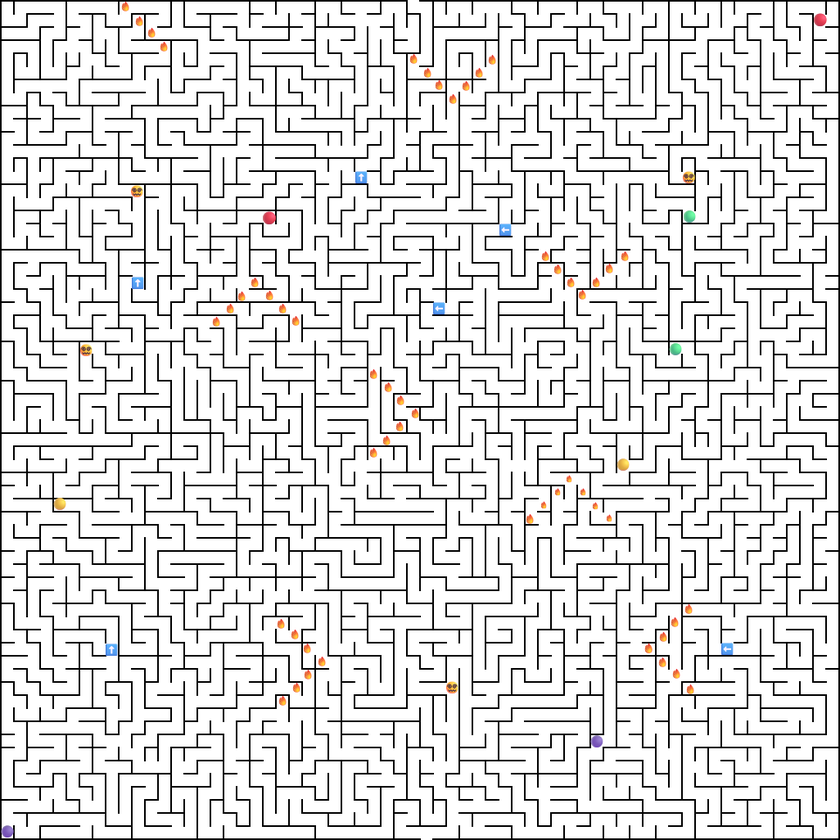
#> input picture Maze CheckIns/Final-Maze/Contexts/maze-gamma/MAZE_1.png, 840 x 840 px, shrunk from 1026 x 1026 before the run
$ python MAZE_NOTBAD.py
#> lines starting #> are read from the running program, lines starting #| are printed output that depends on the picture; after the words box and inside, x2 and y2 are one past the last pixel; in counts of white or black regions, pixels touching at a corner belong together
from PIL import Image, ImageDraw # Added ImageDraw for hazard overlay.
import numpy as np
from collections import deque
from pathlib import Path # for renaming the file
from scipy import ndimage # for connected component analysis
import time # for timing the hazard maze

# Image loaded here. change: Path("<file path>") to the maze image file.
# input_path = Path("./Contexts/maze-alpha/MAZE_1.png")
# input_path = Path("./Contexts/maze-beta/MAZE_1.png")
input_path = Path("./Contexts/maze-gamma/MAZE_1.png")
img = Image.open(input_path).convert("RGB")
pixels = np.array(img)

height, width, _ = pixels.shape #gets the image dimensions
print("Image size:", width, "x", height)
#| Image size: 840 x 840

# Constant values for hte grid so it can easily identify walls and free paths.
WALL = 1
FREE = 0

START_COLOR = (255, 200, 0) # Colors for the start and goal for the maze.
GOAL_COLOR  = (0, 255, 0)

# Creates a grid to represent the maze given.
grid = np.zeros((height, width), dtype=int)
start = None
goal = None

# Helps us determine the wall of the maze by checking the colors
# of the image from 0 to 255. A Threshold of 128 is used to determine
# what is a wall and what is a path to travel in. Like Curves/Levels in Photoshop
THRESHOLD = 128

# Scans the image for the goal and start positions.
for x in range(width):
    if pixels[0, x][0] > THRESHOLD:
        start =(x, 0)
    if pixels[height-1, x][0] > THRESHOLD:
        goal = (x, height-1)

for y in range(height):
    for x in range(width):
        # If the Red channel is > 128, consider it a FREE path.
        if pixels[y, x][0] > THRESHOLD:
            grid[y, x] = FREE
        else:
            grid[y, x] = WALL
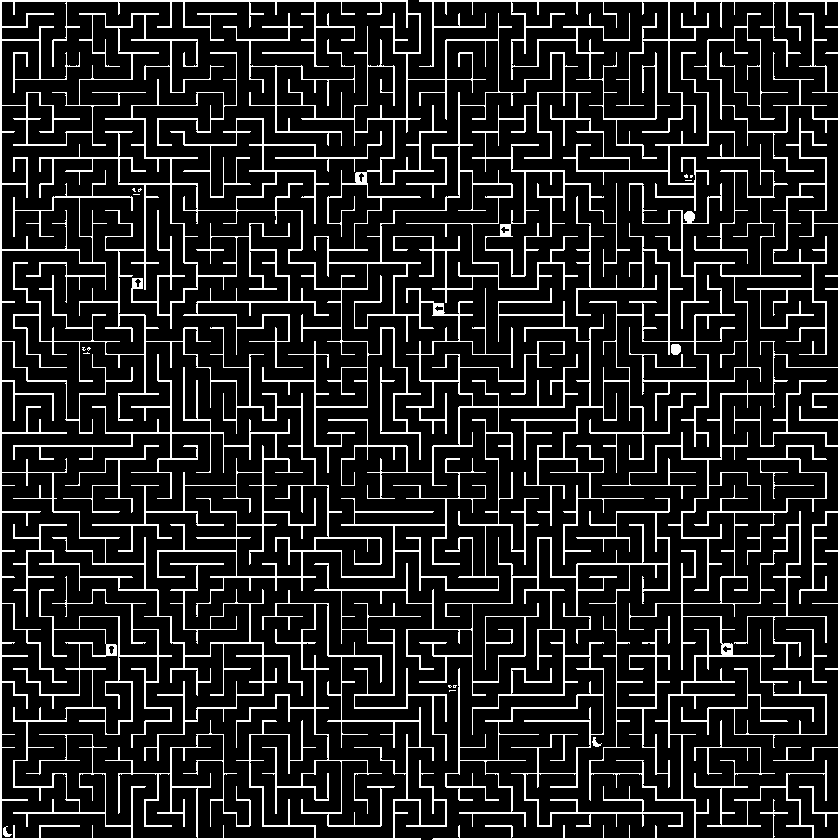
#> grid: shape (840, 840) int64; values 0 (black) and 1 (white), 13.5% white in thin lines or dots

print(pixels[y, x])
#| [0 0 0]
print("Start:", start)
#| Start: (418, 0)
print("Goal:", goal)
#| Goal: (431, 839)

if start is None or goal is None:
    raise ValueError("Start or Goal not found — check color values")

# BFS (Breadth First Search), used to search the whole grid for the
# fastest and best solution.
# This will also be the Movement Controller
def bfs(grid, start, goal):
#> called with start = (418, 0), goal = (431, 839)
    queue = deque([start])
    came_from = {start: None}
    directions = [(0,1), (1,0), (0,-1), (-1,0)]
    while queue:
        x, y = queue.popleft()

        if (x, y) == goal:
            # For extra speed according ft. Gemini. Removed the "break" before "for dx, dy in directions:"
            # Reconstructs the path from the goal back to the start using the came_from dictionary.
            path = []
            current = goal
            while current is not None:
                path.append(current)
                current = came_from[current]
            path.reverse()
            return path

        for dx, dy in directions:
            nx, ny = x + dx, y + dy
            if 0 <= nx < width and 0 <= ny < height:
                if grid[ny, nx] == FREE and (nx, ny) not in came_from:
                    queue.append((nx, ny))
                    came_from[(nx, ny)] = (x, y)

    return []  # Returns an empty path if no solution is found.
    # And after testing the output speed, it is faster woah.

    # Used Claude to help fix the while loop since it stopped working. Had to switch the if and for loops.

    # Recontructing the path after applying BFS
    path = []
    current = goal
    while current is not None:
        path.append(current)
        current = came_from[current]
    path.reverse()
    return path

# Drawing the line for the path
path = bfs(grid, start, goal)
print("Path found:", len(path))
#| Path found: 2887

solution_pixels = pixels.copy()
thickness = 2 # This will create a (2*2 + 1) = 5 pixel wide line (GPT help)

for (x, y) in path:
    for ty in range(-thickness, thickness + 1):
        for tx in range(-thickness, thickness + 1):
            nx, ny = x + tx, y + ty
            # Ensures we stay within the image's boundaries
            if 0 <= nx < width and 0 <= ny < height:
                solution_pixels[ny, nx] = [255, 0, 200] # Color for path
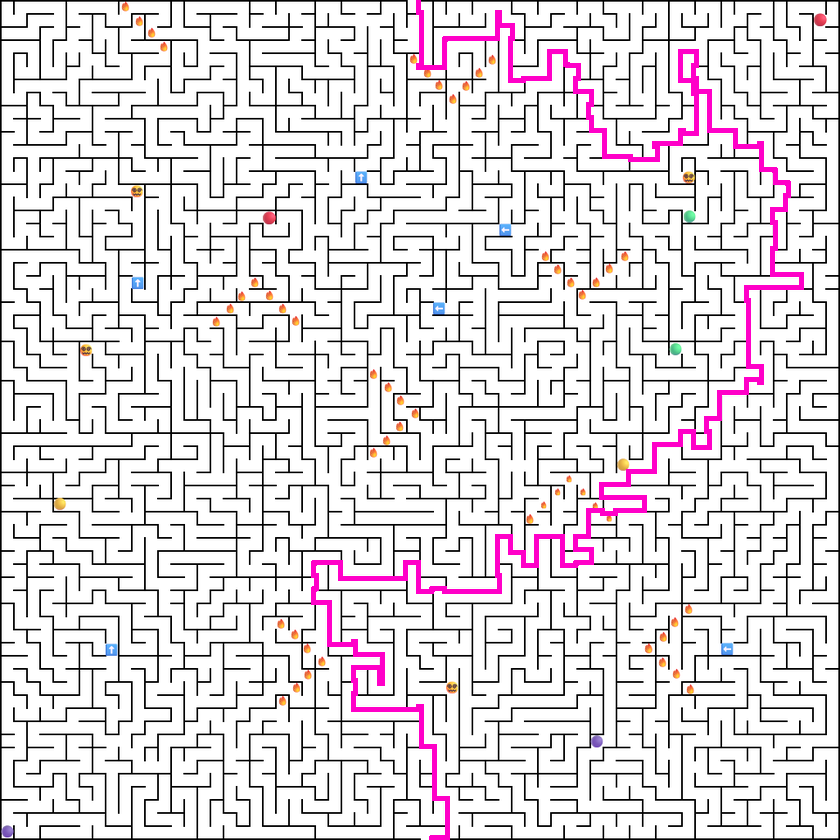
#> solution_pixels: shape (840, 840, 3); mean R, G, B 222.5, 216.9, 220.7

# Saving and outputting the Solution Image/Maze.
output_solved = input_path.with_name(input_path.stem + "_solved" + input_path.suffix)
solved_img = Image.fromarray(solution_pixels)
solved_img.save(output_solved)

print(f"Solved maze saved as {output_solved}")

# Adding the Hazard System

def find_hazard_centers(pixels, height, width, color_test_fn, min_cluster_size=20):
    # Scans image to match the pixels with the hazard color of the emojis/icons
#> called with height = 840, width = 840, min_cluster_size = 20
    mask = np.zeros((height, width), dtype=bool)
    for y in range(height):
        for x in range(width):
            r, g, b = pixels[y, x]
            if color_test_fn(r, g, b):
                mask[y, x] = True
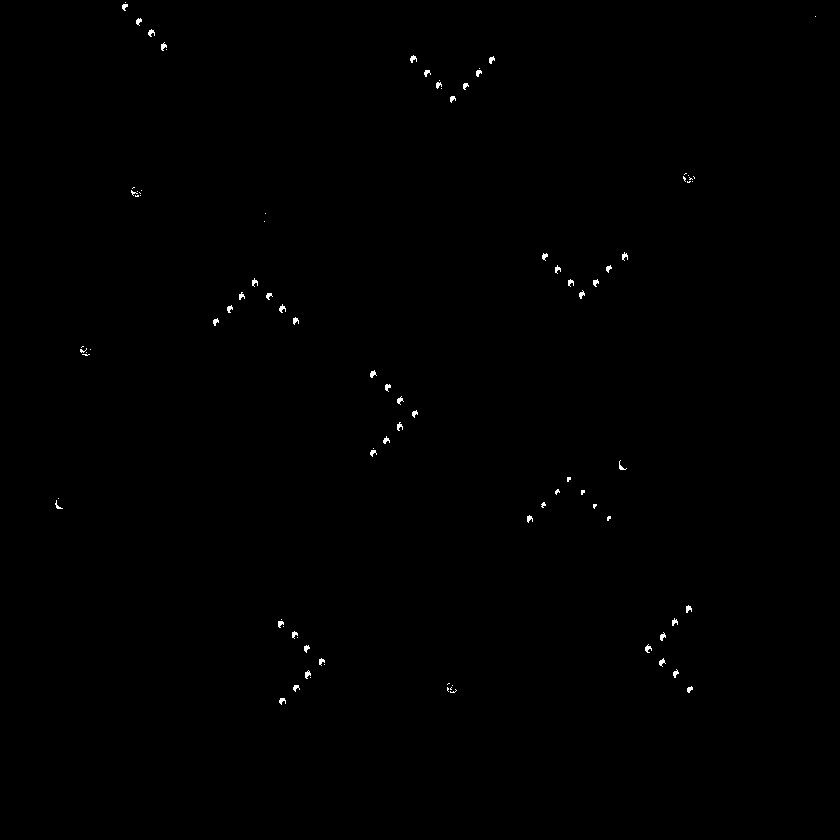
#> mask: shape (840, 840) bool; 0.24% white; 94 white regions (45 under 20 px), largest, box (x1, y1, x2, y2) and area: (645, 644, 652, 653) 34, (410, 55, 417, 63) 33, (279, 304, 286, 313) 33

    labeled, num_features = ndimage.label(mask)
#> labeled: shape (840, 840) int32; 141 distinct labels, from 0 to 140
#> num_features = 140
    centers = []
    for i in range(1, num_features + 1):
        component = np.argwhere(labeled == i)
        if len(component) >= min_cluster_size:
            cy, cx = component.mean(axis=0).astype(int)
            centers.append((cx, cy))
#> this loop made 140 passes
#> (cy, cx) on passes 2, 4, 6, 8, 10, 11, 13, 14: (6, 124), (20, 138), (32, 150), (46, 163), (58, 412), (59, 491), (72, 426), (72, 478)
#> after the loop, centers = 49 pairs, first value 57 to 689, second value 6 to 700
    return centers

# Death Pits 🔥
DEATH_PIT_CELLS = find_hazard_centers(
    pixels, height, width,
    lambda r, g, b: r > 180 and 80 < g < 170 and b < 100
)
#> DEATH_PIT_CELLS has the same summary as centers in find_hazard_centers

# Confusion Traps 😵‍💫
# Since this is a more complex emoji due to the face details,
# the coordinates will be hardcoded instead of using color detection.
CONFUSION_TRAP_CELLS = [
    (280, 39),
    (263, 297),
    (456, 632),
    (488, 121),
]


# Teleport Traps Section

# Green Teleport 🟢->✳️
GREEN_SOURCES = find_hazard_centers(
    pixels, height, width,
    lambda r, g, b: g > 180 and r < 150 and b < 180,
    min_cluster_size=30
)
#> call 2 of find_hazard_centers, with height = 840, width = 840, min_cluster_size = 30
#> after the loop in find_hazard_centers (call 2), `for y in range(height):`:
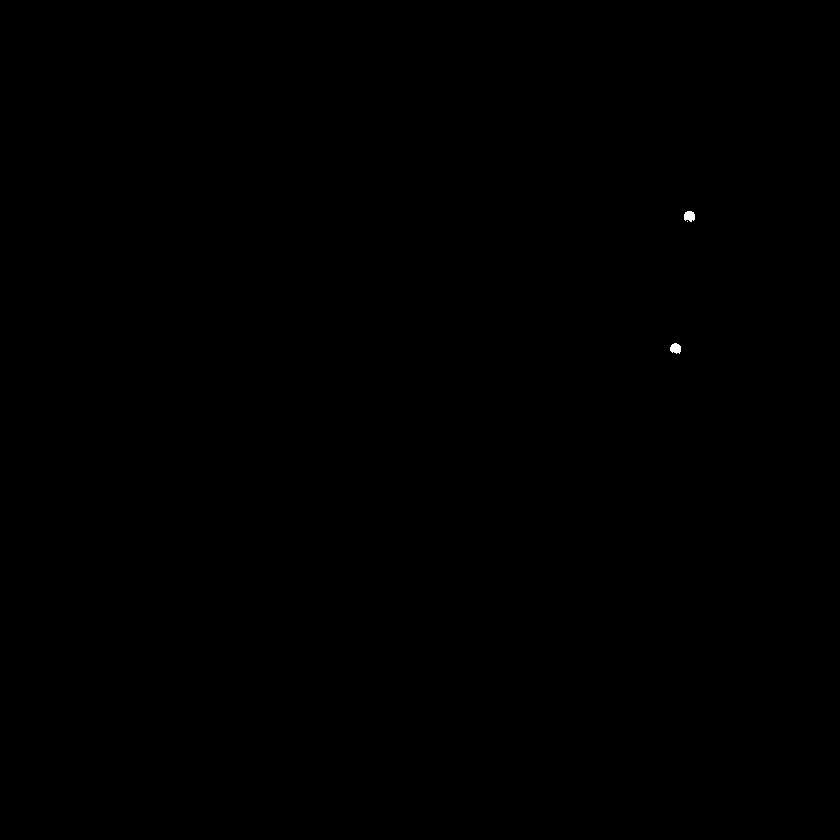
#> mask: shape (840, 840) bool; 0.03% white; 3 white regions (1 under 20 px), largest, box (x1, y1, x2, y2) and area: (684, 211, 695, 222) 96, (670, 343, 681, 354) 92
#> in find_hazard_centers (call 2), `labeled, num_features = ndimage.label(mask)`: num_features = 3
#> the loop in find_hazard_centers (call 2), `for i in range(1, num_features + 1):` made 3 passes
#> (cy, cx) on passes 1, 3: (215, 689), (348, 675)
#> after the loop in find_hazard_centers (call 2), `for i in range(1, num_features + 1):`: centers = [(689, 215), (675, 348)]
#> GREEN_SOURCES = [(689, 215), (675, 348)]

GREEN_SOURCES.sort() # Sorts by x coordinate

# Purple Teleport 🟣->🔯
PURPLE_SOURCES = find_hazard_centers(
    pixels, height, width,
    lambda r, g, b: r > 150 and r > 100 and r < 200 and g < 150,
    min_cluster_size=30
)
#> PURPLE_SOURCES = []

PURPLE_SOURCES.sort() # Sorts by x coordinate

# Yellow Teleport 🟡->✴️
YELLOW_SOURCES = find_hazard_centers(
    pixels, height, width,
    lambda r, g, b: r > 180 and g > 150 and b < 120,
    min_cluster_size=30
)
#> call 4 of find_hazard_centers, with height = 840, width = 840, min_cluster_size = 30
#> after the loop in find_hazard_centers (call 4), `for y in range(height):`:
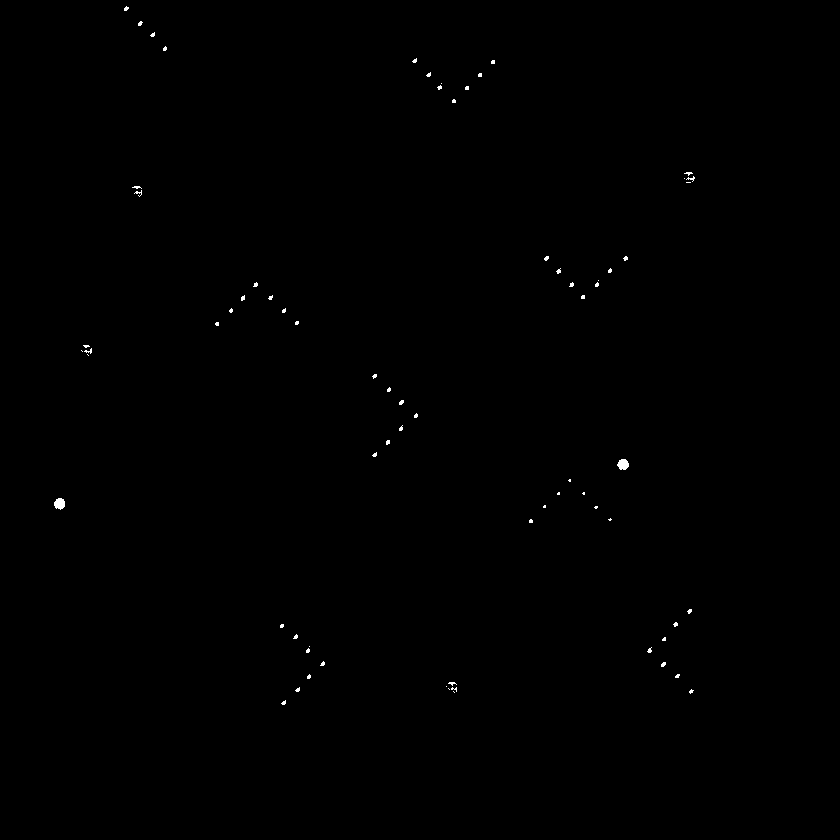
#> mask: shape (840, 840) bool; 0.16% white; 73 white regions (68 under 20 px), largest, box (x1, y1, x2, y2) and area: (617, 459, 629, 470) 100, (54, 498, 65, 510) 100, (686, 176, 695, 182) 20, (134, 190, 142, 197) 20, (84, 348, 92, 354) 20
#> in find_hazard_centers (call 4), `labeled, num_features = ndimage.label(mask)`: num_features = 89
#> the loop in find_hazard_centers (call 4), `for i in range(1, num_features + 1):` made 89 passes
#> (cy, cx) on passes 56, 60: (464, 622), (503, 59)
#> after the loop in find_hazard_centers (call 4), `for i in range(1, num_features + 1):`: centers = [(622, 464), (59, 503)]
#> YELLOW_SOURCES = [(622, 464), (59, 503)]
YELLOW_SOURCES.sort() # Sorts by x coordinate

# Builds teleport pairs
TELEPORT_PAIRS = {}
if len(GREEN_SOURCES) >= 2: TELEPORT_PAIRS[GREEN_SOURCES[0]] = GREEN_SOURCES[1]
if len(PURPLE_SOURCES) >= 2: TELEPORT_PAIRS[PURPLE_SOURCES[0]] = PURPLE_SOURCES[1]
if len(YELLOW_SOURCES) >= 2: TELEPORT_PAIRS[YELLOW_SOURCES[0]] = YELLOW_SOURCES[1]

# For a cleaner output
def clear_coordinates(coordinate_list):
    return [(int(x), int(y)) for (x, y) in coordinate_list]

# Prints the detected hazards for debugging purposes.
print("\nHazard Detection Summary:")
print("-"*25)
print("**Note: Coordinates are (x,y)!")
print(f"Death pits: 🔥:{len(DEATH_PIT_CELLS)} found -> {clear_coordinates(DEATH_PIT_CELLS)}")
#> (printed output is left out)
print(f"Confusion traps: 😵:{len(CONFUSION_TRAP_CELLS)}")
print(f"Green teleport sources: 🟢:{len(GREEN_SOURCES)}")
#| Green teleport sources: 🟢:2
print(f"Purple teleport sources: 🟣:{len(PURPLE_SOURCES)}")
#| Purple teleport sources: 🟣:0
print(f"Yellow teleport sources: 🟡:{len(YELLOW_SOURCES)}")
#| Yellow teleport sources: 🟡:2
print(f"Teleport pairs: {len(TELEPORT_PAIRS)} -> {clear_coordinates(TELEPORT_PAIRS)}")
#| Teleport pairs: 2 -> [(675, 348), (59, 503)]

# Defines the path through BFS again
def near_cell(pos, cell_list, tolerance=8):
    px, py = pos
    for cx, cy in cell_list:
        if abs(px - cx) <= tolerance and abs(py - cy) <= tolerance:
            return True
    return False

def nearest_teleport_dest(pos, pairs, tolerance=8):
    px, py = pos
    for (sx, sy), (dx, dy) in pairs.items():
        if abs(px - sx) <= tolerance and abs(py - sy) <= tolerance:
            return (dx, dy)
    return None

# Agent States
agent_pos = start
death_count = 0
wall_hits = 0
confusion_log = 0
teleport_log = 0
confused_turns = 0
action_log = []

fire_rotations = {cell: 0 for cell in DEATH_PIT_CELLS}
#> fire_rotations = 49 items
rotation_labels = ["North", "East", "South", "West"]

print("\n" + "-"*50)
print("Hazard Maze")
print("-"*50)

start_time = time.time() # Starts the timer

for step_num, step in enumerate(path):
    for cell in DEATH_PIT_CELLS:
        fire_rotations[cell] = (fire_rotations[cell] + 1) % 4

    agent_pos = step

    if confused_turns > 0:
        confused_turns -= 1
        action_log.append(f"Step {step_num:>3}: Confused (inputs reversed)"
            f"Turns remaining: {confused_turns}"
        )

    if near_cell(agent_pos, DEATH_PIT_CELLS):
        death_count += 1
        rot_idx = 0
        for cell in DEATH_PIT_CELLS:
            if near_cell(agent_pos, [cell]):
                rot_idx = fire_rotations[cell]
                break
        msg = (f"Step {step_num:>3}: Fell into a Death Pit 🔥! Total deaths: {death_count}"
            f"Respawning at {start}")
        action_log.append(msg)
        agent_pos = start
        print(msg)
        continue

    dest = nearest_teleport_dest(agent_pos, TELEPORT_PAIRS)
    if dest is not None:
        teleport_log += 1
        msg = (f"Step {step_num:>3}: Teleported from {agent_pos} to {dest}!"
            f" Total teleports: {teleport_log}")
        action_log.append(msg)
        agent_pos = dest
        print(msg)
        chained = nearest_teleport_dest(agent_pos, TELEPORT_PAIRS)
        if chained is not None:
            teleport_log += 1
            msg = (f"Step {step_num:>3}: Chained teleport from {agent_pos} to {chained}!"
                f" Total teleports: {teleport_log}")
            action_log.append(msg)
            agent_pos = chained
            print(msg)
        continue

    if near_cell(agent_pos, CONFUSION_TRAP_CELLS):
        confusion_log += 1
        confused_turns = 2
        msg = (f"Step {step_num:>3}: Hit a Confusion Trap 😵! Total hits: {confusion_log}"
            f" Next 5 steps will be reversed.")
        action_log.append(msg)
        print(msg)
        continue

    if step_num % 50 == 0:
        action_log.append(f"Step {step_num:>3}: Agent at {agent_pos} (No Hazards)")

end_time = time.time() # Stops the timer
elapsed = round(end_time - start_time, 4)

print("\n" + "-"*50)
print( "Maze Complete! Hazard maze Summary:")
print("\n")
print(f"Total Steps Taken (Iterations): {len(path)}")
#| Total Steps Taken (Iterations): 2887
print(f"Total Deaths: {death_count}")
#| Total Deaths: 27
print(f"Total Teleports: {teleport_log}")
#| Total Teleports: 0
print(f"Total Confusion Hits: {confusion_log}")
#| Total Confusion Hits: 0
print(f"Total Wall Hits: {wall_hits}")
print(f"Agent's Final Pos: {agent_pos}")
#| Agent's Final Pos: (431, 839)
print(f"Time Elapsed: {elapsed} seconds")
print("\n")

# Hazard Overlay image
hazard_img = Image.fromarray(solution_pixels).copy()
draw = ImageDraw.Draw(hazard_img)

for cx, cy in DEATH_PIT_CELLS:
    r = fire_rotations.get((cx, cy), 0)
    draw.ellipse([cx-6, cy-6, cx+6, cy+6],
    fill = (255,50,0),
    outline = (200,0,0),
    width =2)
    arrows = [(0, -4), (4,0), (0,4), (-4,0)]
    ax, ay = arrows[r]
    draw.line([cx, cy, cx+ax, cy+ay], fill=(255,255,0), width=2)
#> this loop made 49 passes
#> (cx, cy) on passes 1 to 8: (124, 6), (138, 20), (150, 32), (163, 46), (412, 58), (491, 59), (426, 72), (478, 72)

for cx, cy in CONFUSION_TRAP_CELLS:
    draw.rectangle([cx-6, cy-6, cx+6, cy+6],
    fill=(180,0,255),
    outline=(100,0,180),
    width=2)

pad_colors = [(0,200,0),(160,0,255),(230,200,0)]
for i, (src, dst) in enumerate(TELEPORT_PAIRS.items()):
    sx, sy = src
    dx, dy = dst
    c = pad_colors[i % len(pad_colors)]
    draw.ellipse([sx-5, sy-5, sx+5, sy+5], fill=c, outline=(255,255,255), width=1)
    draw.ellipse([dx-5, dy-5, dx+5, dy+5], fill=c, outline=(255,255,255), width=1)
    draw.line([sx, sy, dx, dy], fill=c, width=1)
#> this loop made 2 passes
#> (src, dst) on passes 1 to 2: ((675, 348), (689, 215)), ((59, 503), (622, 464))

output_hazard = input_path.with_name(input_path.stem + "_hazards" + input_path.suffix)
hazard_img.save(output_hazard)
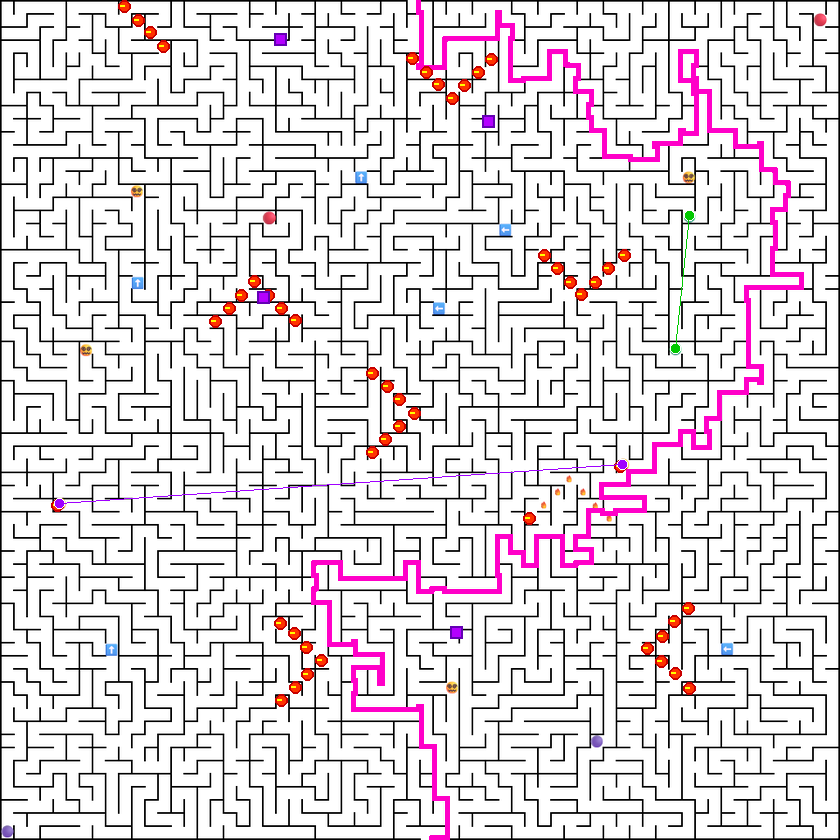
#> saved as MAZE_1_hazards.png: PIL image 840x840 RGB; mean R, G, B 222.3, 215.3, 219.4
print(f"Solved Hazard Maze saved as {output_hazard}")

# Log of Events
"""log_path = input_path.with_name(input_path.stem + "_hazard_log.txt")
with open(log_path, "w") as f:
    f.write("Hazard Maze Report:" + "\n")
    for line in action_log:
        f.write(line + "\n")
    f.write("\nSummary:" + "\n")
    f.write(f"DEATHS: {death_count}")
    f.write(f"TELEPORTS: {teleport_log}")
    f.write(f"CONFUSION HITS: {confusion_log}")
    f.write(f"WALL HITS: {wall_hits}\n")
    f.write(f"TIME ELAPSED: {elapsed}\n")

print(f"\n" + "Hazard event log saved as {log_path}")"""""
